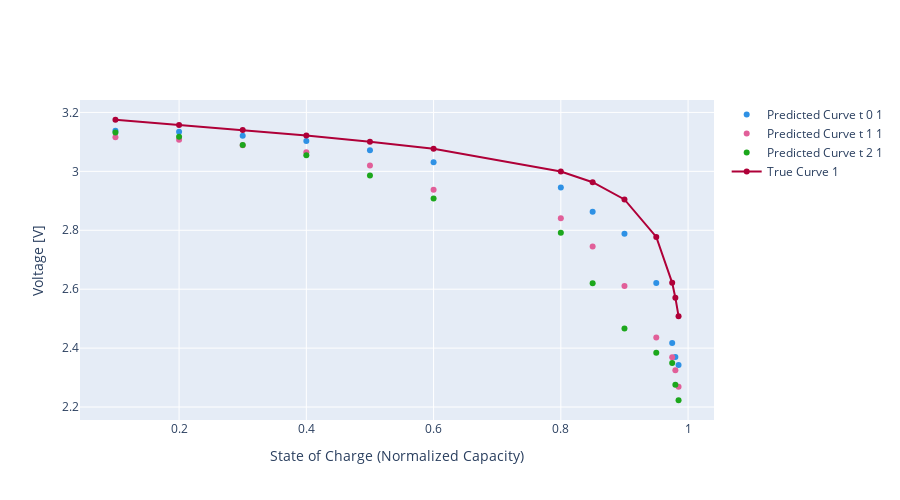

Notebook cell for this chart:
### Markdown cell above
## True vs Predicted Traces (Test Set)

### Code cell
skip = 20

pallete = plotly.colors.qualitative.Dark24*4

fig = go.Figure()
for i in range(0, batch_size*skip, batch_size * skip):
    df_true = pd.DataFrame(datasets["y_test"][i : i + batch_size][:, 0, 0])
    for j in range(nf_steps):
        df_pred = pd.DataFrame(model.predict(datasets["X_test"][i : i + batch_size], verbose=0)[:, j, 0])
        x = model.predict(datasets["X_test"][i : i + batch_size], verbose=0)
        fig.add_trace(
            go.Scatter(
                x=REFERENCE_DISCHARGE_CAPACITIES[window_length:-nf_steps],
                y=df_pred[0].values*(VOLTAGE_MAX - VOLTAGE_MIN) + VOLTAGE_MIN,
                showlegend=True,
                mode="markers",
                name = f"Predicted Curve t %d {i+1}"%j,
                marker_color=pallete[j]
            )
        )
    fig.add_trace(
        go.Scatter(
            x=REFERENCE_DISCHARGE_CAPACITIES[window_length:-nf_steps],
            y=df_true[0].values*(VOLTAGE_MAX - VOLTAGE_MIN) + VOLTAGE_MIN,
            showlegend=True,
            mode="lines+markers",
            name = f"True Curve {i+1}",
            line_color=pallete[-1]
        )
    )

fig.update_yaxes(title="Voltage [V]")
fig.update_xaxes(title="State of Charge (Normalized Capacity)")
fig.update_layout(height=500)

### Figure 1 — Plotly figure (JSON) as saved in the notebook; plotly's stock layout.template omitted (floating-point values rounded to 4 significant figures)
{"data": [{"marker": {"color": "#2E91E5"}, "mode": "markers", "name": "Predicted Curve t 0 1", "showlegend": true, "type": "scatter", "x": [0.1, 0.2, 0.3, 0.4, 0.5, 0.6, 0.8, 0.85, 0.9, 0.95, 0.975, 0.98, 0.985, 0.99], "y": [3.138, 3.134, 3.121, 3.103, 3.072, 3.031, 2.945, 2.863, 2.788, 2.621, 2.418, 2.37, 2.343]}, {"marker": {"color": "#E15F99"}, "mode": "markers", "name": "Predicted Curve t 1 1", "showlegend": true, "type": "scatter", "x": [0.1, 0.2, 0.3, 0.4, 0.5, 0.6, 0.8, 0.85, 0.9, 0.95, 0.975, 0.98, 0.985, 0.99], "y": [3.116, 3.108, 3.089, 3.065, 3.02, 2.938, 2.841, 2.745, 2.611, 2.436, 2.369, 2.325, 2.268]}, {"marker": {"color": "#1CA71C"}, "mode": "markers", "name": "Predicted Curve t 2 1", "showlegend": true, "type": "scatter", "x": [0.1, 0.2, 0.3, 0.4, 0.5, 0.6, 0.8, 0.85, 0.9, 0.95, 0.975, 0.98, 0.985, 0.99], "y": [3.132, 3.117, 3.09, 3.054, 2.986, 2.908, 2.792, 2.62, 2.467, 2.384, 2.349, 2.276, 2.223]}, {"line": {"color": "#AF0038"}, "mode": "lines+markers", "name": "True Curve 1", "showlegend": true, "type": "scatter", "x": [0.1, 0.2, 0.3, 0.4, 0.5, 0.6, 0.8, 0.85, 0.9, 0.95, 0.975, 0.98, 0.985, 0.99], "y": [3.175, 3.157, 3.141, 3.122, 3.101, 3.077, 3.0, 2.963, 2.905, 2.777, 2.622, 2.571, 2.509]}], "layout": {"height": 500, "xaxis": {"title": {"text": "State of Charge (Normalized Capacity)"}}, "yaxis": {"title": {"text": "Voltage [V]"}}}}
